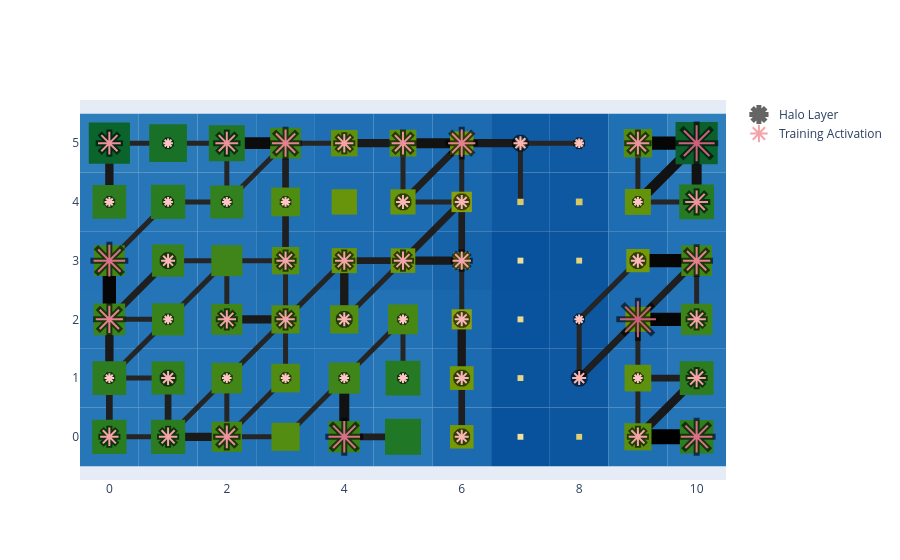

Write notebook code for a chart like this one.
### Code cell
basin.pond() \
    .rhizome_layer() \
    .pad_layer() \
    .petal_layer() \
    .visualize();

### Figure 1 — Plotly figure (JSON) as saved in the notebook; plotly's stock layout.template omitted (floating-point values rounded to 4 significant figures)
{"data": [{"marker": {"color": "black", "line": {"color": "black", "width": 6}, "opacity": 0.6, "size": [18.4, 18.4, 22.8, 31.6, 14.0, 18.4, 31.6, 9.6, 14.0, 9.6, 9.6, 9.6, 9.6, 14.0, 14.0, 9.6, 18.4, 27.2, 9.6, 18.4, 18.4, 14.0, 9.6, 14.0, 9.6, 36.0, 18.4, 31.6, 14.0, 18.4, 18.4, 18.4, 18.4, 14.0, 27.2, 9.6, 9.6, 9.6, 9.6, 14.0, 14.0, 9.6, 22.8, 22.8, 9.6, 22.8, 27.2, 18.4, 22.8, 27.2, 14.0, 9.6, 22.8, 36.0], "symbol": "asterisk"}, "mode": "markers", "name": "Halo Layer", "x": [0, 1, 2, 4, 6, 9, 10, 0, 1, 2, 3, 4, 5, 6, 8, 9, 10, 0, 1, 2, 3, 4, 5, 6, 8, 9, 10, 0, 1, 3, 4, 5, 6, 9, 10, 0, 1, 2, 3, 5, 6, 9, 10, 0, 1, 2, 3, 4, 5, 6, 7, 8, 9, 10], "y": [0, 0, 0, 0, 0, 0, 0, 1, 1, 1, 1, 1, 1, 1, 1, 1, 1, 2, 2, 2, 2, 2, 2, 2, 2, 2, 2, 3, 3, 3, 3, 3, 3, 3, 3, 4, 4, 4, 4, 4, 4, 4, 4, 5, 5, 5, 5, 5, 5, 5, 5, 5, 5, 5], "type": "scatter"}, {"marker": {"color": [3, 3, 4, 6, 2, 3, 6, 1, 2, 1, 1, 1, 1, 2, 2, 1, 3, 5, 1, 3, 3, 2, 1, 2, 1, 7, 3, 6, 2, 3, 3, 3, 3, 2, 5, 1, 1, 1, 1, 2, 2, 1, 4, 4, 1, 4, 5, 3, 4, 5, 2, 1, 4, 7], "colorscale": [[0.0, "rgb(255, 198, 196)"], [0.3333, "rgb(244, 163, 168)"], [0.6667, "rgb(227, 129, 145)"], [1.0, "rgb(204, 96, 125)"]], "line": {"color": [3, 3, 4, 6, 2, 3, 6, 1, 2, 1, 1, 1, 1, 2, 2, 1, 3, 5, 1, 3, 3, 2, 1, 2, 1, 7, 3, 6, 2, 3, 3, 3, 3, 2, 5, 1, 1, 1, 1, 2, 2, 1, 4, 4, 1, 4, 5, 3, 4, 5, 2, 1, 4, 7], "colorscale": [[0.0, "rgb(255, 198, 196)"], [0.3333, "rgb(244, 163, 168)"], [0.6667, "rgb(227, 129, 145)"], [1.0, "rgb(204, 96, 125)"]], "width": 2}, "opacity": 1, "size": [15.33, 15.33, 19.0, 26.33, 11.67, 15.33, 26.33, 8.0, 11.67, 8.0, 8.0, 8.0, 8.0, 11.67, 11.67, 8.0, 15.33, 22.67, 8.0, 15.33, 15.33, 11.67, 8.0, 11.67, 8.0, 30.0, 15.33, 26.33, 11.67, 15.33, 15.33, 15.33, 15.33, 11.67, 22.67, 8.0, 8.0, 8.0, 8.0, 11.67, 11.67, 8.0, 19.0, 19.0, 8.0, 19.0, 22.67, 15.33, 19.0, 22.67, 11.67, 8.0, 19.0, 30.0], "symbol": "asterisk"}, "mode": "markers", "name": "Training Activation", "x": [0, 1, 2, 4, 6, 9, 10, 0, 1, 2, 3, 4, 5, 6, 8, 9, 10, 0, 1, 2, 3, 4, 5, 6, 8, 9, 10, 0, 1, 3, 4, 5, 6, 9, 10, 0, 1, 2, 3, 5, 6, 9, 10, 0, 1, 2, 3, 4, 5, 6, 7, 8, 9, 10], "y": [0, 0, 0, 0, 0, 0, 0, 1, 1, 1, 1, 1, 1, 1, 1, 1, 1, 2, 2, 2, 2, 2, 2, 2, 2, 2, 2, 3, 3, 3, 3, 3, 3, 3, 3, 4, 4, 4, 4, 4, 4, 4, 4, 5, 5, 5, 5, 5, 5, 5, 5, 5, 5, 5], "type": "scatter"}], "layout": {"shapes": [{"fillcolor": "rgb(38, 118, 184)", "layer": "between", "line": {"width": 0}, "type": "rect", "x0": -0.5, "x1": 0.5, "xref": "x", "y0": -0.5, "y1": 0.5, "yref": "y"}, {"fillcolor": "rgb(38, 118, 184)", "layer": "between", "line": {"width": 0}, "type": "rect", "x0": 0.5, "x1": 1.5, "xref": "x", "y0": -0.5, "y1": 0.5, "yref": "y"}, {"fillcolor": "rgb(34, 114, 182)", "layer": "between", "line": {"width": 0}, "type": "rect", "x0": 1.5, "x1": 2.5, "xref": "x", "y0": -0.5, "y1": 0.5, "yref": "y"}, {"fillcolor": "rgb(32, 112, 180)", "layer": "between", "line": {"width": 0}, "type": "rect", "x0": 2.5, "x1": 3.5, "xref": "x", "y0": -0.5, "y1": 0.5, "yref": "y"}, {"fillcolor": "rgb(35, 115, 182)", "layer": "between", "line": {"width": 0}, "type": "rect", "x0": 3.5, "x1": 4.5, "xref": "x", "y0": -0.5, "y1": 0.5, "yref": "y"}, {"fillcolor": "rgb(40, 120, 185)", "layer": "between", "line": {"width": 0}, "type": "rect", "x0": 4.5, "x1": 5.5, "xref": "x", "y0": -0.5, "y1": 0.5, "yref": "y"}, {"fillcolor": "rgb(28, 107, 176)", "layer": "between", "line": {"width": 0}, "type": "rect", "x0": 5.5, "x1": 6.5, "xref": "x", "y0": -0.5, "y1": 0.5, "yref": "y"}, {"fillcolor": "rgb(8, 81, 156)", "layer": "between", "line": {"width": 0}, "type": "rect", "x0": 6.5, "x1": 7.5, "xref": "x", "y0": -0.5, "y1": 0.5, "yref": "y"}, {"fillcolor": "rgb(12, 86, 160)", "layer": "between", "line": {"width": 0}, "type": "rect", "x0": 7.5, "x1": 8.5, "xref": "x", "y0": -0.5, "y1": 0.5, "yref": "y"}, {"fillcolor": "rgb(31, 111, 179)", "layer": "between", "line": {"width": 0}, "type": "rect", "x0": 8.5, "x1": 9.5, "xref": "x", "y0": -0.5, "y1": 0.5, "yref": "y"}, {"fillcolor": "rgb(38, 118, 183)", "layer": "between", "line": {"width": 0}, "type": "rect", "x0": 9.5, "x1": 10.5, "xref": "x", "y0": -0.5, "y1": 0.5, "yref": "y"}, {"fillcolor": "rgb(38, 118, 184)", "layer": "between", "line": {"width": 0}, "type": "rect", "x0": -0.5, "x1": 0.5, "xref": "x", "y0": 0.5, "y1": 1.5, "yref": "y"}, {"fillcolor": "rgb(37, 117, 183)", "layer": "between", "line": {"width": 0}, "type": "rect", "x0": 0.5, "x1": 1.5, "xref": "x", "y0": 0.5, "y1": 1.5, "yref": "y"}, {"fillcolor": "rgb(34, 114, 182)", "layer": "between", "line": {"width": 0}, "type": "rect", "x0": 1.5, "x1": 2.5, "xref": "x", "y0": 0.5, "y1": 1.5, "yref": "y"}, {"fillcolor": "rgb(32, 112, 180)", "layer": "between", "line": {"width": 0}, "type": "rect", "x0": 2.5, "x1": 3.5, "xref": "x", "y0": 0.5, "y1": 1.5, "yref": "y"}, {"fillcolor": "rgb(35, 115, 182)", "layer": "between", "line": {"width": 0}, "type": "rect", "x0": 3.5, "x1": 4.5, "xref": "x", "y0": 0.5, "y1": 1.5, "yref": "y"}, {"fillcolor": "rgb(39, 119, 184)", "layer": "between", "line": {"width": 0}, "type": "rect", "x0": 4.5, "x1": 5.5, "xref": "x", "y0": 0.5, "y1": 1.5, "yref": "y"}, {"fillcolor": "rgb(28, 107, 176)", "layer": "between", "line": {"width": 0}, "type": "rect", "x0": 5.5, "x1": 6.5, "xref": "x", "y0": 0.5, "y1": 1.5, "yref": "y"}, {"fillcolor": "rgb(10, 84, 158)", "layer": "between", "line": {"width": 0}, "type": "rect", "x0": 6.5, "x1": 7.5, "xref": "x", "y0": 0.5, "y1": 1.5, "yref": "y"}, {"fillcolor": "rgb(14, 88, 162)", "layer": "between", "line": {"width": 0}, "type": "rect", "x0": 7.5, "x1": 8.5, "xref": "x", "y0": 0.5, "y1": 1.5, "yref": "y"}, {"fillcolor": "rgb(31, 110, 179)", "layer": "between", "line": {"width": 0}, "type": "rect", "x0": 8.5, "x1": 9.5, "xref": "x", "y0": 0.5, "y1": 1.5, "yref": "y"}, {"fillcolor": "rgb(38, 118, 184)", "layer": "between", "line": {"width": 0}, "type": "rect", "x0": 9.5, "x1": 10.5, "xref": "x", "y0": 0.5, "y1": 1.5, "yref": "y"}, {"fillcolor": "rgb(36, 116, 182)", "layer": "between", "line": {"width": 0}, "type": "rect", "x0": -0.5, "x1": 0.5, "xref": "x", "y0": 1.5, "y1": 2.5, "yref": "y"}, {"fillcolor": "rgb(36, 116, 183)", "layer": "between", "line": {"width": 0}, "type": "rect", "x0": 0.5, "x1": 1.5, "xref": "x", "y0": 1.5, "y1": 2.5, "yref": "y"}, {"fillcolor": "rgb(35, 115, 182)", "layer": "between", "line": {"width": 0}, "type": "rect", "x0": 1.5, "x1": 2.5, "xref": "x", "y0": 1.5, "y1": 2.5, "yref": "y"}, {"fillcolor": "rgb(32, 112, 180)", "layer": "between", "line": {"width": 0}, "type": "rect", "x0": 2.5, "x1": 3.5, "xref": "x", "y0": 1.5, "y1": 2.5, "yref": "y"}, {"fillcolor": "rgb(32, 112, 180)", "layer": "between", "line": {"width": 0}, "type": "rect", "x0": 3.5, "x1": 4.5, "xref": "x", "y0": 1.5, "y1": 2.5, "yref": "y"}, {"fillcolor": "rgb(34, 114, 181)", "layer": "between", "line": {"width": 0}, "type": "rect", "x0": 4.5, "x1": 5.5, "xref": "x", "y0": 1.5, "y1": 2.5, "yref": "y"}, {"fillcolor": "rgb(25, 103, 173)", "layer": "between", "line": {"width": 0}, "type": "rect", "x0": 5.5, "x1": 6.5, "xref": "x", "y0": 1.5, "y1": 2.5, "yref": "y"}, {"fillcolor": "rgb(9, 82, 157)", "layer": "between", "line": {"width": 0}, "type": "rect", "x0": 6.5, "x1": 7.5, "xref": "x", "y0": 1.5, "y1": 2.5, "yref": "y"}, {"fillcolor": "rgb(12, 87, 160)", "layer": "between", "line": {"width": 0}, "type": "rect", "x0": 7.5, "x1": 8.5, "xref": "x", "y0": 1.5, "y1": 2.5, "yref": "y"}, {"fillcolor": "rgb(29, 108, 177)", "layer": "between", "line": {"width": 0}, "type": "rect", "x0": 8.5, "x1": 9.5, "xref": "x", "y0": 1.5, "y1": 2.5, "yref": "y"}, {"fillcolor": "rgb(35, 115, 182)", "layer": "between", "line": {"width": 0}, "type": "rect", "x0": 9.5, "x1": 10.5, "xref": "x", "y0": 1.5, "y1": 2.5, "yref": "y"}, {"fillcolor": "rgb(35, 115, 182)", "layer": "between", "line": {"width": 0}, "type": "rect", "x0": -0.5, "x1": 0.5, "xref": "x", "y0": 2.5, "y1": 3.5, "yref": "y"}, {"fillcolor": "rgb(36, 116, 183)", "layer": "between", "line": {"width": 0}, "type": "rect", "x0": 0.5, "x1": 1.5, "xref": "x", "y0": 2.5, "y1": 3.5, "yref": "y"}, {"fillcolor": "rgb(35, 115, 182)", "layer": "between", "line": {"width": 0}, "type": "rect", "x0": 1.5, "x1": 2.5, "xref": "x", "y0": 2.5, "y1": 3.5, "yref": "y"}, {"fillcolor": "rgb(31, 111, 179)", "layer": "between", "line": {"width": 0}, "type": "rect", "x0": 2.5, "x1": 3.5, "xref": "x", "y0": 2.5, "y1": 3.5, "yref": "y"}, {"fillcolor": "rgb(29, 108, 177)", "layer": "between", "line": {"width": 0}, "type": "rect", "x0": 3.5, "x1": 4.5, "xref": "x", "y0": 2.5, "y1": 3.5, "yref": "y"}, {"fillcolor": "rgb(29, 108, 177)", "layer": "between", "line": {"width": 0}, "type": "rect", "x0": 4.5, "x1": 5.5, "xref": "x", "y0": 2.5, "y1": 3.5, "yref": "y"}, {"fillcolor": "rgb(22, 99, 170)", "layer": "between", "line": {"width": 0}, "type": "rect", "x0": 5.5, "x1": 6.5, "xref": "x", "y0": 2.5, "y1": 3.5, "yref": "y"}, {"fillcolor": "rgb(8, 81, 156)", "layer": "between", "line": {"width": 0}, "type": "rect", "x0": 6.5, "x1": 7.5, "xref": "x", "y0": 2.5, "y1": 3.5, "yref": "y"}, {"fillcolor": "rgb(11, 85, 159)", "layer": "between", "line": {"width": 0}, "type": "rect", "x0": 7.5, "x1": 8.5, "xref": "x", "y0": 2.5, "y1": 3.5, "yref": "y"}, {"fillcolor": "rgb(28, 106, 176)", "layer": "between", "line": {"width": 0}, "type": "rect", "x0": 8.5, "x1": 9.5, "xref": "x", "y0": 2.5, "y1": 3.5, "yref": "y"}, {"fillcolor": "rgb(34, 114, 182)", "layer": "between", "line": {"width": 0}, "type": "rect", "x0": 9.5, "x1": 10.5, "xref": "x", "y0": 2.5, "y1": 3.5, "yref": "y"}, {"fillcolor": "rgb(38, 118, 184)", "layer": "between", "line": {"width": 0}, "type": "rect", "x0": -0.5, "x1": 0.5, "xref": "x", "y0": 3.5, "y1": 4.5, "yref": "y"}, {"fillcolor": "rgb(38, 118, 184)", "layer": "between", "line": {"width": 0}, "type": "rect", "x0": 0.5, "x1": 1.5, "xref": "x", "y0": 3.5, "y1": 4.5, "yref": "y"}, {"fillcolor": "rgb(37, 117, 183)", "layer": "between", "line": {"width": 0}, "type": "rect", "x0": 1.5, "x1": 2.5, "xref": "x", "y0": 3.5, "y1": 4.5, "yref": "y"}, {"fillcolor": "rgb(32, 112, 180)", "layer": "between", "line": {"width": 0}, "type": "rect", "x0": 2.5, "x1": 3.5, "xref": "x", "y0": 3.5, "y1": 4.5, "yref": "y"}, {"fillcolor": "rgb(30, 109, 178)", "layer": "between", "line": {"width": 0}, "type": "rect", "x0": 3.5, "x1": 4.5, "xref": "x", "y0": 3.5, "y1": 4.5, "yref": "y"}, {"fillcolor": "rgb(29, 108, 177)", "layer": "between", "line": {"width": 0}, "type": "rect", "x0": 4.5, "x1": 5.5, "xref": "x", "y0": 3.5, "y1": 4.5, "yref": "y"}, {"fillcolor": "rgb(25, 103, 173)", "layer": "between", "line": {"width": 0}, "type": "rect", "x0": 5.5, "x1": 6.5, "xref": "x", "y0": 3.5, "y1": 4.5, "yref": "y"}, {"fillcolor": "rgb(13, 88, 161)", "layer": "between", "line": {"width": 0}, "type": "rect", "x0": 6.5, "x1": 7.5, "xref": "x", "y0": 3.5, "y1": 4.5, "yref": "y"}, {"fillcolor": "rgb(14, 88, 162)", "layer": "between", "line": {"width": 0}, "type": "rect", "x0": 7.5, "x1": 8.5, "xref": "x", "y0": 3.5, "y1": 4.5, "yref": "y"}, {"fillcolor": "rgb(30, 109, 178)", "layer": "between", "line": {"width": 0}, "type": "rect", "x0": 8.5, "x1": 9.5, "xref": "x", "y0": 3.5, "y1": 4.5, "yref": "y"}, {"fillcolor": "rgb(39, 119, 184)", "layer": "between", "line": {"width": 0}, "type": "rect", "x0": 9.5, "x1": 10.5, "xref": "x", "y0": 3.5, "y1": 4.5, "yref": "y"}, {"fillcolor": "rgb(46, 126, 188)", "layer": "between", "line": {"width": 0}, "type": "rect", "x0": -0.5, "x1": 0.5, "xref": "x", "y0": 4.5, "y1": 5.5, "yref": "y"}, {"fillcolor": "rgb(42, 122, 186)", "layer": "between", "line": {"width": 0}, "type": "rect", "x0": 0.5, "x1": 1.5, "xref": "x", "y0": 4.5, "y1": 5.5, "yref": "y"}, {"fillcolor": "rgb(40, 120, 185)", "layer": "between", "line": {"width": 0}, "type": "rect", "x0": 1.5, "x1": 2.5, "xref": "x", "y0": 4.5, "y1": 5.5, "yref": "y"}, {"fillcolor": "rgb(35, 115, 182)", "layer": "between", "line": {"width": 0}, "type": "rect", "x0": 2.5, "x1": 3.5, "xref": "x", "y0": 4.5, "y1": 5.5, "yref": "y"}, {"fillcolor": "rgb(31, 110, 179)", "layer": "between", "line": {"width": 0}, "type": "rect", "x0": 3.5, "x1": 4.5, "xref": "x", "y0": 4.5, "y1": 5.5, "yref": "y"}, {"fillcolor": "rgb(31, 110, 179)", "layer": "between", "line": {"width": 0}, "type": "rect", "x0": 4.5, "x1": 5.5, "xref": "x", "y0": 4.5, "y1": 5.5, "yref": "y"}, {"fillcolor": "rgb(28, 106, 176)", "layer": "between", "line": {"width": 0}, "type": "rect", "x0": 5.5, "x1": 6.5, "xref": "x", "y0": 4.5, "y1": 5.5, "yref": "y"}, {"fillcolor": "rgb(16, 92, 164)", "layer": "between", "line": {"width": 0}, "type": "rect", "x0": 6.5, "x1": 7.5, "xref": "x", "y0": 4.5, "y1": 5.5, "yref": "y"}, {"fillcolor": "rgb(15, 90, 163)", "layer": "between", "line": {"width": 0}, "type": "rect", "x0": 7.5, "x1": 8.5, "xref": "x", "y0": 4.5, "y1": 5.5, "yref": "y"}, {"fillcolor": "rgb(32, 112, 180)", "layer": "between", "line": {"width": 0}, "type": "rect", "x0": 8.5, "x1": 9.5, "xref": "x", "y0": 4.5, "y1": 5.5, "yref": "y"}, {"fillcolor": "rgb(47, 127, 188)", "layer": "between", "line": {"width": 0}, "type": "rect", "x0": 9.5, "x1": 10.5, "xref": "x", "y0": 4.5, "y1": 5.5, "yref": "y"}, {"layer": "between", "line": {"color": "rgb(37, 37, 37)", "width": 5.0}, "type": "line", "x0": 0, "x1": 1, "y0": 0, "y1": 0}, {"layer": "between", "line": {"color": "rgb(31, 31, 31)", "width": 6.667}, "type": "line", "x0": 0, "x1": 0, "y0": 0, "y1": 1}, {"layer": "between", "line": {"color": "rgb(25, 25, 25)", "width": 8.333}, "type": "line", "x0": 1, "x1": 2, "y0": 0, "y1": 0}, {"layer": "between", "line": {"color": "rgb(31, 31, 31)", "width": 6.667}, "type": "line", "x0": 1, "x1": 1, "y0": 0, "y1": 1}, {"layer": "between", "line": {"color": "rgb(37, 37, 37)", "width": 5.0}, "type": "line", "x0": 1, "x1": 2, "y0": 0, "y1": 1}, {"layer": "between", "line": {"color": "rgb(37, 37, 37)", "width": 5.0}, "type": "line", "x0": 2, "x1": 3, "y0": 0, "y1": 0}, {"layer": "between", "line": {"color": "rgb(37, 37, 37)", "width": 5.0}, "type": "line", "x0": 2, "x1": 2, "y0": 0, "y1": 1}, {"layer": "between", "line": {"color": "rgb(37, 37, 37)", "width": 5.0}, "type": "line", "x0": 2, "x1": 3, "y0": 0, "y1": 1}, {"layer": "between", "line": {"color": "rgb(37, 37, 37)", "width": 5.0}, "type": "line", "x0": 3, "x1": 4, "y0": 0, "y1": 1}, {"layer": "between", "line": {"color": "rgb(31, 31, 31)", "width": 6.667}, "type": "line", "x0": 4, "x1": 5, "y0": 0, "y1": 0}, {"layer": "between", "line": {"color": "rgb(18, 18, 18)", "width": 10.0}, "type": "line", "x0": 4, "x1": 4, "y0": 0, "y1": 1}, {"layer": "between", "line": {"color": "rgb(31, 31, 31)", "width": 6.667}, "type": "line", "x0": 6, "x1": 6, "y0": 0, "y1": 1}, {"layer": "between", "line": {"color": "rgb(0, 0, 0)", "width": 15.0}, "type": "line", "x0": 9, "x1": 10, "y0": 0, "y1": 0}, {"layer": "between", "line": {"color": "rgb(37, 37, 37)", "width": 5.0}, "type": "line", "x0": 9, "x1": 9, "y0": 0, "y1": 1}, {"layer": "between", "line": {"color": "rgb(25, 25, 25)", "width": 8.333}, "type": "line", "x0": 9, "x1": 10, "y0": 0, "y1": 1}, {"layer": "between", "line": {"color": "rgb(37, 37, 37)", "width": 5.0}, "type": "line", "x0": 0, "x1": 1, "y0": 1, "y1": 1}, {"layer": "between", "line": {"color": "rgb(25, 25, 25)", "width": 8.333}, "type": "line", "x0": 0, "x1": 0, "y0": 1, "y1": 2}, {"layer": "between", "line": {"color": "rgb(37, 37, 37)", "width": 5.0}, "type": "line", "x0": 0, "x1": 1, "y0": 1, "y1": 2}, {"layer": "between", "line": {"color": "rgb(37, 37, 37)", "width": 5.0}, "type": "line", "x0": 2, "x1": 3, "y0": 1, "y1": 2}, {"layer": "between", "line": {"color": "rgb(37, 37, 37)", "width": 5.0}, "type": "line", "x0": 3, "x1": 3, "y0": 1, "y1": 2}, {"layer": "between", "line": {"color": "rgb(37, 37, 37)", "width": 5.0}, "type": "line", "x0": 4, "x1": 5, "y0": 1, "y1": 2}, {"layer": "between", "line": {"color": "rgb(37, 37, 37)", "width": 5.0}, "type": "line", "x0": 5, "x1": 5, "y0": 1, "y1": 2}, {"layer": "between", "line": {"color": "rgb(25, 25, 25)", "width": 8.333}, "type": "line", "x0": 6, "x1": 6, "y0": 1, "y1": 2}, {"layer": "between", "line": {"color": "rgb(37, 37, 37)", "width": 5.0}, "type": "line", "x0": 8, "x1": 8, "y0": 1, "y1": 2}, {"layer": "between", "line": {"color": "rgb(31, 31, 31)", "width": 6.667}, "type": "line", "x0": 8, "x1": 9, "y0": 1, "y1": 2}, {"layer": "between", "line": {"color": "rgb(31, 31, 31)", "width": 6.667}, "type": "line", "x0": 9, "x1": 10, "y0": 1, "y1": 1}, {"layer": "between", "line": {"color": "rgb(37, 37, 37)", "width": 5.0}, "type": "line", "x0": 9, "x1": 9, "y0": 1, "y1": 2}, {"layer": "between", "line": {"color": "rgb(37, 37, 37)", "width": 5.0}, "type": "line", "x0": 0, "x1": 1, "y0": 2, "y1": 2}, {"layer": "between", "line": {"color": "rgb(6, 6, 6)", "width": 13.33}, "type": "line", "x0": 0, "x1": 0, "y0": 2, "y1": 3}, {"layer": "between", "line": {"color": "rgb(31, 31, 31)", "width": 6.667}, "type": "line", "x0": 0, "x1": 1, "y0": 2, "y1": 3}, {"layer": "between", "line": {"color": "rgb(37, 37, 37)", "width": 5.0}, "type": "line", "x0": 1, "x1": 2, "y0": 2, "y1": 3}, {"layer": "between", "line": {"color": "rgb(25, 25, 25)", "width": 8.333}, "type": "line", "x0": 2, "x1": 3, "y0": 2, "y1": 2}, {"layer": "between", "line": {"color": "rgb(37, 37, 37)", "width": 5.0}, "type": "line", "x0": 2, "x1": 2, "y0": 2, "y1": 3}, {"layer": "between", "line": {"color": "rgb(37, 37, 37)", "width": 5.0}, "type": "line", "x0": 3, "x1": 3, "y0": 2, "y1": 3}, {"layer": "between", "line": {"color": "rgb(37, 37, 37)", "width": 5.0}, "type": "line", "x0": 3, "x1": 4, "y0": 2, "y1": 3}, {"layer": "between", "line": {"color": "rgb(25, 25, 25)", "width": 8.333}, "type": "line", "x0": 4, "x1": 4, "y0": 2, "y1": 3}, {"layer": "between", "line": {"color": "rgb(37, 37, 37)", "width": 5.0}, "type": "line", "x0": 4, "x1": 5, "y0": 2, "y1": 3}, {"layer": "between", "line": {"color": "rgb(37, 37, 37)", "width": 5.0}, "type": "line", "x0": 6, "x1": 6, "y0": 2, "y1": 3}, {"layer": "between", "line": {"color": "rgb(37, 37, 37)", "width": 5.0}, "type": "line", "x0": 8, "x1": 9, "y0": 2, "y1": 3}, {"layer": "between", "line": {"color": "rgb(6, 6, 6)", "width": 13.33}, "type": "line", "x0": 9, "x1": 10, "y0": 2, "y1": 2}, {"layer": "between", "line": {"color": "rgb(31, 31, 31)", "width": 6.667}, "type": "line", "x0": 9, "x1": 10, "y0": 2, "y1": 3}, {"layer": "between", "line": {"color": "rgb(37, 37, 37)", "width": 5.0}, "type": "line", "x0": 10, "x1": 10, "y0": 2, "y1": 3}, {"layer": "between", "line": {"color": "rgb(37, 37, 37)", "width": 5.0}, "type": "line", "x0": 0, "x1": 1, "y0": 3, "y1": 4}, {"layer": "between", "line": {"color": "rgb(37, 37, 37)", "width": 5.0}, "type": "line", "x0": 1, "x1": 2, "y0": 3, "y1": 3}, {"layer": "between", "line": {"color": "rgb(37, 37, 37)", "width": 5.0}, "type": "line", "x0": 2, "x1": 3, "y0": 3, "y1": 3}, {"layer": "between", "line": {"color": "rgb(31, 31, 31)", "width": 6.667}, "type": "line", "x0": 3, "x1": 3, "y0": 3, "y1": 4}, {"layer": "between", "line": {"color": "rgb(31, 31, 31)", "width": 6.667}, "type": "line", "x0": 4, "x1": 5, "y0": 3, "y1": 3}, {"layer": "between", "line": {"color": "rgb(25, 25, 25)", "width": 8.333}, "type": "line", "x0": 5, "x1": 6, "y0": 3, "y1": 3}, {"layer": "between", "line": {"color": "rgb(31, 31, 31)", "width": 6.667}, "type": "line", "x0": 5, "x1": 6, "y0": 3, "y1": 4}, {"layer": "between", "line": {"color": "rgb(31, 31, 31)", "width": 6.667}, "type": "line", "x0": 6, "x1": 6, "y0": 3, "y1": 4}, {"layer": "between", "line": {"color": "rgb(6, 6, 6)", "width": 13.33}, "type": "line", "x0": 9, "x1": 10, "y0": 3, "y1": 3}, {"layer": "between", "line": {"color": "rgb(25, 25, 25)", "width": 8.333}, "type": "line", "x0": 0, "x1": 0, "y0": 4, "y1": 5}, {"layer": "between", "line": {"color": "rgb(37, 37, 37)", "width": 5.0}, "type": "line", "x0": 1, "x1": 2, "y0": 4, "y1": 4}, {"layer": "between", "line": {"color": "rgb(37, 37, 37)", "width": 5.0}, "type": "line", "x0": 2, "x1": 2, "y0": 4, "y1": 5}, {"layer": "between", "line": {"color": "rgb(37, 37, 37)", "width": 5.0}, "type": "line", "x0": 2, "x1": 3, "y0": 4, "y1": 5}, {"layer": "between", "line": {"color": "rgb(31, 31, 31)", "width": 6.667}, "type": "line", "x0": 3, "x1": 3, "y0": 4, "y1": 5}, {"layer": "between", "line": {"color": "rgb(37, 37, 37)", "width": 5.0}, "type": "line", "x0": 5, "x1": 6, "y0": 4, "y1": 4}, {"layer": "between", "line": {"color": "rgb(37, 37, 37)", "width": 5.0}, "type": "line", "x0": 5, "x1": 5, "y0": 4, "y1": 5}, {"layer": "between", "line": {"color": "rgb(31, 31, 31)", "width": 6.667}, "type": "line", "x0": 5, "x1": 6, "y0": 4, "y1": 5}, {"layer": "between", "line": {"color": "rgb(37, 37, 37)", "width": 5.0}, "type": "line", "x0": 6, "x1": 6, "y0": 4, "y1": 5}, {"layer": "between", "line": {"color": "rgb(37, 37, 37)", "width": 5.0}, "type": "line", "x0": 7, "x1": 7, "y0": 4, "y1": 5}, {"layer": "between", "line": {"color": "rgb(37, 37, 37)", "width": 5.0}, "type": "line", "x0": 9, "x1": 10, "y0": 4, "y1": 4}, {"layer": "between", "line": {"color": "rgb(37, 37, 37)", "width": 5.0}, "type": "line", "x0": 9, "x1": 9, "y0": 4, "y1": 5}, {"layer": "between", "line": {"color": "rgb(18, 18, 18)", "width": 10.0}, "type": "line", "x0": 9, "x1": 10, "y0": 4, "y1": 5}, {"layer": "between", "line": {"color": "rgb(18, 18, 18)", "width": 10.0}, "type": "line", "x0": 10, "x1": 10, "y0": 4, "y1": 5}, {"layer": "between", "line": {"color": "rgb(37, 37, 37)", "width": 5.0}, "type": "line", "x0": 0, "x1": 1, "y0": 5, "y1": 5}, {"layer": "between", "line": {"color": "rgb(37, 37, 37)", "width": 5.0}, "type": "line", "x0": 1, "x1": 2, "y0": 5, "y1": 5}, {"layer": "between", "line": {"color": "rgb(12, 12, 12)", "width": 11.67}, "type": "line", "x0": 2, "x1": 3, "y0": 5, "y1": 5}, {"layer": "between", "line": {"color": "rgb(37, 37, 37)", "width": 5.0}, "type": "line", "x0": 3, "x1": 4, "y0": 5, "y1": 5}, {"layer": "between", "line": {"color": "rgb(25, 25, 25)", "width": 8.333}, "type": "line", "x0": 4, "x1": 5, "y0": 5, "y1": 5}, {"layer": "between", "line": {"color": "rgb(18, 18, 18)", "width": 10.0}, "type": "line", "x0": 5, "x1": 6, "y0": 5, "y1": 5}, {"layer": "between", "line": {"color": "rgb(25, 25, 25)", "width": 8.333}, "type": "line", "x0": 6, "x1": 7, "y0": 5, "y1": 5}, {"layer": "between", "line": {"color": "rgb(37, 37, 37)", "width": 5.0}, "type": "line", "x0": 7, "x1": 8, "y0": 5, "y1": 5}, {"layer": "between", "line": {"color": "rgb(6, 6, 6)", "width": 13.33}, "type": "line", "x0": 9, "x1": 10, "y0": 5, "y1": 5}, {"fillcolor": "rgb(42, 124, 33)", "layer": "between", "line": {"width": 0}, "type": "rect", "x0": -0.2916, "x1": 0.2916, "xref": "x", "y0": -0.2916, "y1": 0.2916, "yref": "y"}, {"fillcolor": "rgb(43, 124, 33)", "layer": "between", "line": {"width": 0}, "type": "rect", "x0": 0.7094, "x1": 1.291, "xref": "x", "y0": -0.2906, "y1": 0.2906, "yref": "y"}, {"fillcolor": "rgb(68, 135, 23)", "layer": "between", "line": {"width": 0}, "type": "rect", "x0": 1.742, "x1": 2.258, "xref": "x", "y0": -0.2583, "y1": 0.2583, "yref": "y"}, {"fillcolor": "rgb(83, 141, 17)", "layer": "between", "line": {"width": 0}, "type": "rect", "x0": 2.76, "x1": 3.24, "xref": "x", "y0": -0.2402, "y1": 0.2402, "yref": "y"}, {"fillcolor": "rgb(60, 132, 26)", "layer": "between", "line": {"width": 0}, "type": "rect", "x0": 3.731, "x1": 4.269, "xref": "x", "y0": -0.2686, "y1": 0.2686, "yref": "y"}, {"fillcolor": "rgb(32, 119, 37)", "layer": "between", "line": {"width": 0}, "type": "rect", "x0": 4.694, "x1": 5.306, "xref": "x", "y0": -0.3058, "y1": 0.3058, "yref": "y"}, {"fillcolor": "rgb(116, 153, 5)", "layer": "between", "line": {"width": 0}, "type": "rect", "x0": 5.8, "x1": 6.2, "xref": "x", "y0": -0.2001, "y1": 0.2001, "yref": "y"}, {"fillcolor": "rgb(239, 225, 156)", "layer": "between", "line": {"width": 0}, "type": "rect", "x0": 6.95, "x1": 7.05, "xref": "x", "y0": -0.05, "y1": 0.05, "yref": "y"}, {"fillcolor": "rgb(225, 207, 118)", "layer": "between", "line": {"width": 0}, "type": "rect", "x0": 7.95, "x1": 8.05, "xref": "x", "y0": -0.05, "y1": 0.05, "yref": "y"}, {"fillcolor": "rgb(90, 144, 14)", "layer": "between", "line": {"width": 0}, "type": "rect", "x0": 8.769, "x1": 9.231, "xref": "x", "y0": -0.2312, "y1": 0.2312, "yref": "y"}, {"fillcolor": "rgb(47, 126, 31)", "layer": "between", "line": {"width": 0}, "type": "rect", "x0": 9.715, "x1": 10.29, "xref": "x", "y0": -0.2855, "y1": 0.2855, "yref": "y"}, {"fillcolor": "rgb(45, 125, 32)", "layer": "between", "line": {"width": 0}, "type": "rect", "x0": -0.2872, "x1": 0.2872, "xref": "x", "y0": 0.7128, "y1": 1.287, "yref": "y"}, {"fillcolor": "rgb(50, 127, 30)", "layer": "between", "line": {"width": 0}, "type": "rect", "x0": 0.7191, "x1": 1.281, "xref": "x", "y0": 0.7191, "y1": 1.281, "yref": "y"}, {"fillcolor": "rgb(66, 134, 24)", "layer": "between", "line": {"width": 0}, "type": "rect", "x0": 1.739, "x1": 2.261, "xref": "x", "y0": 0.739, "y1": 1.261, "yref": "y"}, {"fillcolor": "rgb(80, 140, 18)", "layer": "between", "line": {"width": 0}, "type": "rect", "x0": 2.756, "x1": 3.244, "xref": "x", "y0": 0.756, "y1": 1.244, "yref": "y"}, {"fillcolor": "rgb(63, 133, 25)", "layer": "between", "line": {"width": 0}, "type": "rect", "x0": 3.734, "x1": 4.266, "xref": "x", "y0": 0.7345, "y1": 1.266, "yref": "y"}, {"fillcolor": "rgb(38, 122, 35)", "layer": "between", "line": {"width": 0}, "type": "rect", "x0": 4.703, "x1": 5.297, "xref": "x", "y0": 0.7032, "y1": 1.297, "yref": "y"}, {"fillcolor": "rgb(114, 152, 6)", "layer": "between", "line": {"width": 0}, "type": "rect", "x0": 5.798, "x1": 6.202, "xref": "x", "y0": 0.7981, "y1": 1.202, "yref": "y"}, {"fillcolor": "rgb(231, 214, 133)", "layer": "between", "line": {"width": 0}, "type": "rect", "x0": 6.95, "x1": 7.05, "xref": "x", "y0": 0.95, "y1": 1.05, "yref": "y"}, {"fillcolor": "rgb(218, 199, 101)", "layer": "between", "line": {"width": 0}, "type": "rect", "x0": 7.944, "x1": 8.056, "xref": "x", "y0": 0.9444, "y1": 1.056, "yref": "y"}, {"fillcolor": "rgb(94, 145, 13)", "layer": "between", "line": {"width": 0}, "type": "rect", "x0": 8.773, "x1": 9.227, "xref": "x", "y0": 0.7728, "y1": 1.227, "yref": "y"}, {"fillcolor": "rgb(45, 125, 32)", "layer": "between", "line": {"width": 0}, "type": "rect", "x0": 9.712, "x1": 10.29, "xref": "x", "y0": 0.7124, "y1": 1.288, "yref": "y"}, {"fillcolor": "rgb(60, 132, 26)", "layer": "between", "line": {"width": 0}, "type": "rect", "x0": -0.269, "x1": 0.269, "xref": "x", "y0": 1.731, "y1": 2.269, "yref": "y"}, {"fillcolor": "rgb(56, 130, 28)", "layer": "between", "line": {"width": 0}, "type": "rect", "x0": 0.7257, "x1": 1.274, "xref": "x", "y0": 1.726, "y1": 2.274, "yref": "y"}, {"fillcolor": "rgb(64, 133, 24)", "layer": "between", "line": {"width": 0}, "type": "rect", "x0": 1.737, "x1": 2.263, "xref": "x", "y0": 1.737, "y1": 2.263, "yref": "y"}, {"fillcolor": "rgb(83, 141, 17)", "layer": "between", "line": {"width": 0}, "type": "rect", "x0": 2.76, "x1": 3.24, "xref": "x", "y0": 1.76, "y1": 2.24, "yref": "y"}, {"fillcolor": "rgb(82, 141, 17)", "layer": "between", "line": {"width": 0}, "type": "rect", "x0": 3.759, "x1": 4.241, "xref": "x", "y0": 1.759, "y1": 2.241, "yref": "y"}, {"fillcolor": "rgb(71, 136, 21)", "layer": "between", "line": {"width": 0}, "type": "rect", "x0": 4.745, "x1": 5.255, "xref": "x", "y0": 1.745, "y1": 2.255, "yref": "y"}, {"fillcolor": "rgb(140, 161, 14)", "layer": "between", "line": {"width": 0}, "type": "rect", "x0": 5.829, "x1": 6.171, "xref": "x", "y0": 1.829, "y1": 2.171, "yref": "y"}, {"fillcolor": "rgb(235, 219, 144)", "layer": "between", "line": {"width": 0}, "type": "rect", "x0": 6.95, "x1": 7.05, "xref": "x", "y0": 1.95, "y1": 2.05, "yref": "y"}, {"fillcolor": "rgb(223, 204, 112)", "layer": "between", "line": {"width": 0}, "type": "rect", "x0": 7.95, "x1": 8.05, "xref": "x", "y0": 1.95, "y1": 2.05, "yref": "y"}, {"fillcolor": "rgb(106, 149, 9)", "layer": "between", "line": {"width": 0}, "type": "rect", "x0": 8.788, "x1": 9.212, "xref": "x", "y0": 1.788, "y1": 2.212, "yref": "y"}, {"fillcolor": "rgb(61, 132, 26)", "layer": "between", "line": {"width": 0}, "type": "rect", "x0": 9.732, "x1": 10.27, "xref": "x", "y0": 1.732, "y1": 2.268, "yref": "y"}, {"fillcolor": "rgb(66, 134, 24)", "layer": "between", "line": {"width": 0}, "type": "rect", "x0": -0.2616, "x1": 0.2616, "xref": "x", "y0": 2.738, "y1": 3.262, "yref": "y"}, {"fillcolor": "rgb(57, 130, 27)", "layer": "between", "line": {"width": 0}, "type": "rect", "x0": 0.7269, "x1": 1.273, "xref": "x", "y0": 2.727, "y1": 3.273, "yref": "y"}, {"fillcolor": "rgb(64, 133, 25)", "layer": "between", "line": {"width": 0}, "type": "rect", "x0": 1.736, "x1": 2.264, "xref": "x", "y0": 2.736, "y1": 3.264, "yref": "y"}, {"fillcolor": "rgb(89, 143, 15)", "layer": "between", "line": {"width": 0}, "type": "rect", "x0": 2.767, "x1": 3.233, "xref": "x", "y0": 2.767, "y1": 3.233, "yref": "y"}, {"fillcolor": "rgb(105, 149, 9)", "layer": "between", "line": {"width": 0}, "type": "rect", "x0": 3.787, "x1": 4.213, "xref": "x", "y0": 2.787, "y1": 3.213, "yref": "y"}, {"fillcolor": "rgb(109, 150, 8)", "layer": "between", "line": {"width": 0}, "type": "rect", "x0": 4.791, "x1": 5.209, "xref": "x", "y0": 2.791, "y1": 3.209, "yref": "y"}, {"fillcolor": "rgb(164, 170, 28)", "layer": "between", "line": {"width": 0}, "type": "rect", "x0": 5.859, "x1": 6.141, "xref": "x", "y0": 2.859, "y1": 3.141, "yref": "y"}, {"fillcolor": "rgb(238, 223, 152)", "layer": "between", "line": {"width": 0}, "type": "rect", "x0": 6.95, "x1": 7.05, "xref": "x", "y0": 2.95, "y1": 3.05, "yref": "y"}, {"fillcolor": "rgb(229, 211, 128)", "layer": "between", "line": {"width": 0}, "type": "rect", "x0": 7.95, "x1": 8.05, "xref": "x", "y0": 2.95, "y1": 3.05, "yref": "y"}, {"fillcolor": "rgb(118, 154, 6)", "layer": "between", "line": {"width": 0}, "type": "rect", "x0": 8.802, "x1": 9.198, "xref": "x", "y0": 2.802, "y1": 3.198, "yref": "y"}, {"fillcolor": "rgb(66, 134, 23)", "layer": "between", "line": {"width": 0}, "type": "rect", "x0": 9.739, "x1": 10.26, "xref": "x", "y0": 2.739, "y1": 3.261, "yref": "y"}, {"fillcolor": "rgb(45, 125, 32)", "layer": "between", "line": {"width": 0}, "type": "rect", "x0": -0.2869, "x1": 0.2869, "xref": "x", "y0": 3.713, "y1": 4.287, "yref": "y"}, {"fillcolor": "rgb(42, 124, 33)", "layer": "between", "line": {"width": 0}, "type": "rect", "x0": 0.7089, "x1": 1.291, "xref": "x", "y0": 3.709, "y1": 4.291, "yref": "y"}, {"fillcolor": "rgb(51, 128, 30)", "layer": "between", "line": {"width": 0}, "type": "rect", "x0": 1.72, "x1": 2.28, "xref": "x", "y0": 3.72, "y1": 4.28, "yref": "y"}, {"fillcolor": "rgb(79, 140, 18)", "layer": "between", "line": {"width": 0}, "type": "rect", "x0": 2.755, "x1": 3.245, "xref": "x", "y0": 3.755, "y1": 4.245, "yref": "y"}, {"fillcolor": "rgb(103, 148, 10)", "layer": "between", "line": {"width": 0}, "type": "rect", "x0": 3.784, "x1": 4.216, "xref": "x", "y0": 3.784, "y1": 4.216, "yref": "y"}, {"fillcolor": "rgb(104, 149, 9)", "layer": "between", "line": {"width": 0}, "type": "rect", "x0": 4.786, "x1": 5.214, "xref": "x", "y0": 3.786, "y1": 4.214, "yref": "y"}, {"fillcolor": "rgb(137, 160, 13)", "layer": "between", "line": {"width": 0}, "type": "rect", "x0": 5.826, "x1": 6.174, "xref": "x", "y0": 3.826, "y1": 4.174, "yref": "y"}, {"fillcolor": "rgb(219, 200, 103)", "layer": "between", "line": {"width": 0}, "type": "rect", "x0": 6.946, "x1": 7.054, "xref": "x", "y0": 3.946, "y1": 4.054, "yref": "y"}, {"fillcolor": "rgb(217, 198, 100)", "layer": "between", "line": {"width": 0}, "type": "rect", "x0": 7.943, "x1": 8.057, "xref": "x", "y0": 3.943, "y1": 4.057, "yref": "y"}, {"fillcolor": "rgb(99, 147, 11)", "layer": "between", "line": {"width": 0}, "type": "rect", "x0": 8.779, "x1": 9.221, "xref": "x", "y0": 3.779, "y1": 4.221, "yref": "y"}, {"fillcolor": "rgb(38, 122, 35)", "layer": "between", "line": {"width": 0}, "type": "rect", "x0": 9.704, "x1": 10.3, "xref": "x", "y0": 3.704, "y1": 4.296, "yref": "y"}, {"fillcolor": "rgb(11, 100, 44)", "layer": "between", "line": {"width": 0}, "type": "rect", "x0": -0.3504, "x1": 0.3504, "xref": "x", "y0": 4.65, "y1": 5.35, "yref": "y"}, {"fillcolor": "rgb(25, 112, 39)", "layer": "between", "line": {"width": 0}, "type": "rect", "x0": 0.679, "x1": 1.321, "xref": "x", "y0": 4.679, "y1": 5.321, "yref": "y"}, {"fillcolor": "rgb(32, 118, 37)", "layer": "between", "line": {"width": 0}, "type": "rect", "x0": 1.694, "x1": 2.306, "xref": "x", "y0": 4.694, "y1": 5.306, "yref": "y"}, {"fillcolor": "rgb(65, 134, 24)", "layer": "between", "line": {"width": 0}, "type": "rect", "x0": 2.738, "x1": 3.262, "xref": "x", "y0": 4.738, "y1": 5.262, "yref": "y"}, {"fillcolor": "rgb(95, 145, 13)", "layer": "between", "line": {"width": 0}, "type": "rect", "x0": 3.774, "x1": 4.226, "xref": "x", "y0": 4.774, "y1": 5.226, "yref": "y"}, {"fillcolor": "rgb(93, 144, 14)", "layer": "between", "line": {"width": 0}, "type": "rect", "x0": 4.772, "x1": 5.228, "xref": "x", "y0": 4.772, "y1": 5.228, "yref": "y"}, {"fillcolor": "rgb(117, 153, 5)", "layer": "between", "line": {"width": 0}, "type": "rect", "x0": 5.801, "x1": 6.199, "xref": "x", "y0": 4.801, "y1": 5.199, "yref": "y"}, {"fillcolor": "rgb(202, 188, 73)", "layer": "between", "line": {"width": 0}, "type": "rect", "x0": 6.915, "x1": 7.085, "xref": "x", "y0": 4.915, "y1": 5.085, "yref": "y"}, {"fillcolor": "rgb(209, 193, 85)", "layer": "between", "line": {"width": 0}, "type": "rect", "x0": 7.928, "x1": 8.072, "xref": "x", "y0": 4.928, "y1": 5.072, "yref": "y"}, {"fillcolor": "rgb(82, 141, 17)", "layer": "between", "line": {"width": 0}, "type": "rect", "x0": 8.759, "x1": 9.241, "xref": "x", "y0": 4.759, "y1": 5.241, "yref": "y"}, {"fillcolor": "rgb(12, 96, 44)", "layer": "between", "line": {"width": 0}, "type": "rect", "x0": 9.641, "x1": 10.36, "xref": "x", "y0": 4.641, "y1": 5.359, "yref": "y"}], "xaxis": {"range": [-0.5, 10.5], "scaleanchor": "y", "constrain": "domain", "zeroline": false, "showgrid": false}, "yaxis": {"range": [-0.5, 5.5], "zeroline": false, "showgrid": false}, "autosize": true, "showlegend": true}}
